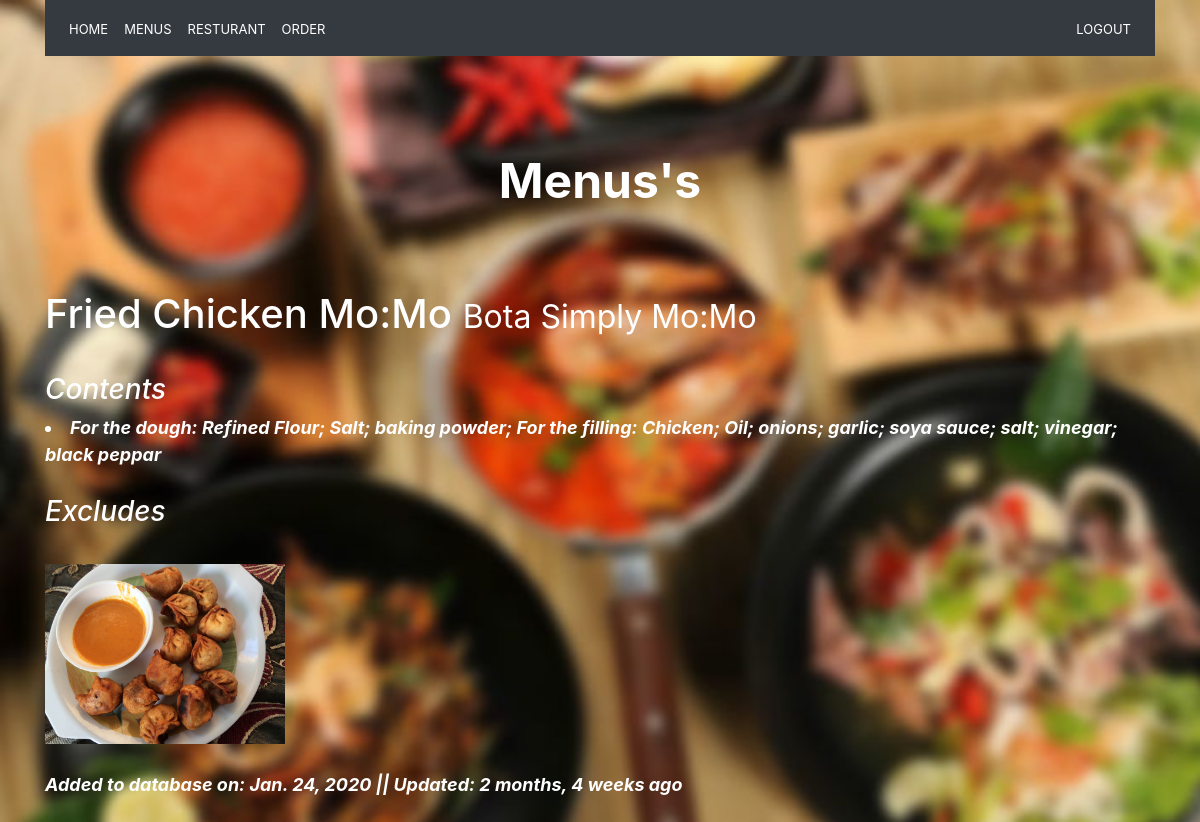
Page /items/9/ (signed in) on the committed database.
### fooditem/models.py (models this page shows, shortened)
class FoodItem(models.Model):
    user = models.ForeignKey(CustomUser, on_delete=models.CASCADE)
    resturant = models.ForeignKey(ResturantLocation, on_delete=models.CASCADE)
    name = models.CharField(max_length=100)                         #food item name
    category = models.CharField(max_length=100,null=True,blank=True)
    price=models.CharField(max_length=120,null=True,blank=True)
    contents = models.TextField(help_text='seperate by comma')
    excludes = models.TextField(help_text='seperate by comma', blank=True, null=True)   #
    public = models.BooleanField(default=True)
    timestamp = models.DateTimeField(auto_now_add=True)
    updated = models.DateTimeField(auto_now=True)
    image=models.ImageField(upload_to="profile_image",blank=True,null=True)
    class Meta:     #Meta is like class description
        ordering = ["-updated", "-timestamp"]
    def get_contents(self):
        return self.contents.split(",")     #split changes to list

### resturants/models.py (models this page shows)
class ResturantLocation(models.Model):      # we are making the resturant related database in table
    name=models.CharField(max_length=120,validators=[validate_resturant_name])      #it is used to check whether the resturant name is "create" or not, if yes then it is not valid
    location=models.CharField(max_length=120,null=True,blank=True)     #null and blank: if we leave blank then it work as it is True
    category = models.CharField(max_length=120, null=True, blank=True, validators=[validate_resturant_category])
    owner = models.ForeignKey(CustomUser, blank=True, null=True, on_delete=models.CASCADE)      #CASCADE: it used to delete the entire related data of that user in database,when we delete that user
    timestamp=models.DateTimeField(auto_now_add=True)
    updated=models.DateTimeField(auto_now=True)
    menus = models.CharField(max_length=120, null=True, blank=True)
    slug=models.SlugField(null=True,blank=True)     #it is used to make the browser address beautiful
    def __str__(self):
        return self.name

### fooditem/views.py (the view)
# urls.py: path('<str:pk>/', FoodItemDetailView.as_view(), name="detail"),
class FoodItemDetailView(LoginRequiredMixin,DetailView):
    login_url = reverse_lazy("userauth:login")
    template_name = "fooditem/detail.html"
    def get_queryset(self):
        return FoodItem.objects.filter(user__username__exact=self.request.user)

### userauth/models.py (called while the page is built)
    def __str__(self):
        return self.username

### fooditem/templates/fooditem/detail.html (shortened to what this page needs)
{% extends "base.html" %}
{% block content %}
    {% load static %}
<link rel="stylesheet" type="text/css" href="{% static 'fooditem/food_list.css' %}">
 <br><br><br><br><h1><font color="#ffffff"><center><h1><b><font size="7">Menus's</font></b></h1></center></font></h1><br>
               <br><br><h1>{{ object.name }} <small>{{ object.resturant }}</small></h1>
                <i><b><font size="4"><br><h3>Contents</h3>
                {% if object.contents %}
                    {% for item in object.get_contents %}
                        <li>{{ item }}</li>
                    {% endfor %}
                {% endif %}<br>
                    <h3>Excludes</h3>
                <br>
                <img src="{{ fooditem.image.url }}" width="240"><br><br>
                <p><i>Added to database on:</i> {{ object.timestamp|date }} || <i>Updated:</i> {{ object.updated|timesince }} ago</p>
                </font></b></i>
<br><br><br>
{% endblock %}

### fooditem/static/fooditem/food_list.css (style rules this page uses)
body { background: url('/static/img/imageedit_1_3839533537.jpg') no-repeat center center fixed; -webkit-background-size: cover; -moz-background-size: cover; -o-background-size: cover; background-size: cover; color:#fff; background-color:#333; }

### rows in the picture
FoodItem: name "Fried Chicken Mo:Mo", resturant "Bota Simply Mo:Mo", get_contents "For the dough: Refined Flour; Salt; baking powder; For the filling: Chicken; Oil; onions; garlic; soya sauce; salt; vinegar; black peppar", image (picture), timestamp "Jan. 24, 2020", updated "2 months, 4 weeks"
